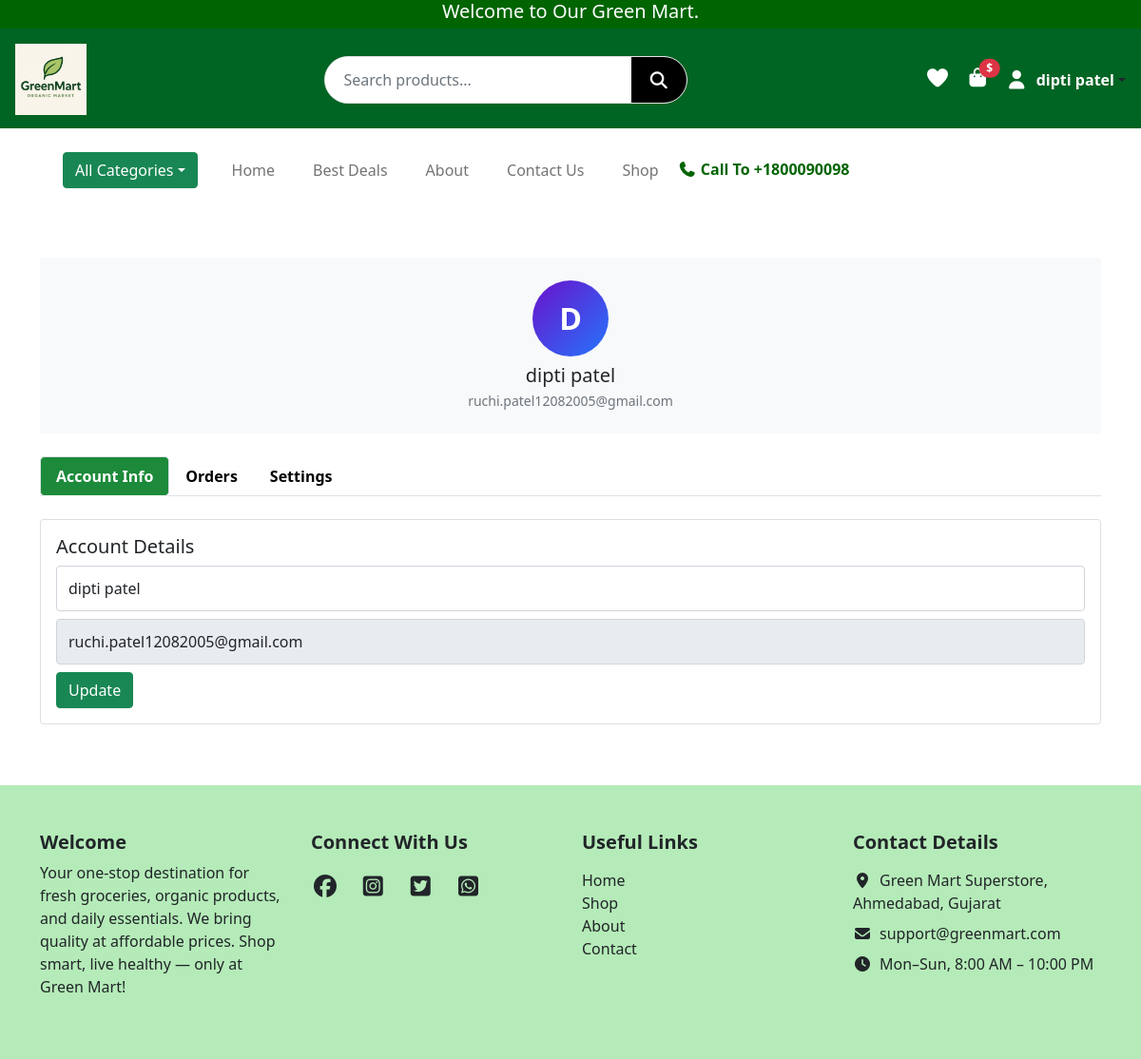
Page /profile (signed in) on the committed database.
### website/models.py (models this page shows, shortened)
class User(UserMixin, db.Model):
    __tablename__ = "users"
    id            = db.Column(db.Integer, primary_key=True)
    name          = db.Column(db.String(50), nullable=False)
    email         = db.Column(db.String(120), unique=True, nullable=False)
    password_hash = db.Column(db.String(128), nullable=False)
    role          = db.Column(db.String(20), default="customer")
    is_verified   = db.Column(db.Boolean, default=False)

### website/views.py (the view)
@views.route("/profile")
@login_required
def profile():
    login_form  = LoginForm()
    signup_form = SignupForm()
    orders = Order.query.filter_by(user_id=current_user.id).order_by(Order.id.desc()).all()
    return render_template(
        "profile.html",
        user=current_user,
        orders=orders,
        login_form=login_form,
        signup_form=signup_form,
    )

### website/forms.py
class LoginForm(FlaskForm):
    email = StringField("Email", validators=[DataRequired(), Email()])
    password = PasswordField("Password", validators=[DataRequired()])
    submit = SubmitField("Login")

class SignupForm(FlaskForm):
    name = StringField("Name", validators=[DataRequired(), Length(min=2, max=50)])
    email = StringField("Email", validators=[DataRequired(), Email()])
    password = PasswordField("Password", validators=[DataRequired(), Length(min=6)])
    confirm_password = PasswordField(
        "Confirm Password", validators=[DataRequired(), EqualTo("password")]
    )
    submit = SubmitField("Sign Up")

### website/templates/profile.html (shortened to what this page needs)
{% extends "base.html" %}
{% block content %}
<div class="container py-5">
  <div class="profile-header text-center bg-light p-4 rounded mb-4">
    <div class="avatar mx-auto mb-2">
      {{ current_user.name[0]|upper if current_user.is_authenticated else 'U' }}
    </div>
    <h5 class="mb-1">
      {{ current_user.name if current_user.is_authenticated else 'Guest User' }}
    </h5>
    <p class="text-muted small mb-0">
      {{ current_user.email if current_user.is_authenticated else 'guest@example.com' }}
    </p>
  </div>
  <ul class="nav nav-tabs mb-4" id="profileTabs">
    <li class="nav-item">
      <a class="nav-link active" data-bs-toggle="tab" href="#account">Account Info</a>
    </li>
    <li class="nav-item">
      <a class="nav-link" data-bs-toggle="tab" href="#orders">Orders</a>
    </li>
    <li class="nav-item">
      <a class="nav-link" data-bs-toggle="tab" href="#settings">Settings</a>
    </li>
  </ul>
  <div class="tab-content">
    <div id="account" class="tab-pane fade show active">
      <div class="card p-3 mb-3">
        <h5>Account Details</h5>
        <form method="POST" action="{{ url_for('views.update_profile') }}">
          <input type="text" name="name" value="{{ user.name }}" class="form-control mb-2">
          <input type="email" value="{{ user.email }}" class="form-control mb-2" readonly>
          <button class="btn btn-success">Update</button>
        </form>
      </div>
    </div>
  </div>
</div>
{% endblock %}

### website/templates/base.html (shortened to what this page needs)
<!DOCTYPE html>
<html lang="en">
<head>
  <link rel="stylesheet" href="{{ url_for('static', filename='css/style.css') }}">
  <link href="https://cdn.jsdelivr.net/npm/bootstrap@5.0.2/dist/css/bootstrap.min.css" rel="stylesheet">
  <link rel="stylesheet" href="https://cdnjs.cloudflare.com/ajax/libs/font-awesome/7.0.1/css/all.min.css">
  <link rel="stylesheet" href="https://cdn.jsdelivr.net/npm/bootstrap-icons@1.11.1/font/bootstrap-icons.css">
  <link href="https://cdn.jsdelivr.net/npm/bootstrap-icons@1.11.1/font/bootstrap-icons.css" rel="stylesheet">
</head>
<body>
<div class="container-fluid top-header">
  <h5 class="text-center mb-0">Welcome to Our Green Mart.</h5>
</div>
<header class="main-header d-flex flex-wrap align-items-center justify-content-between p-3">
  <div class="logo-area">
    <a href="{{ url_for('views.home') }}">
      <img src="{{ url_for('static', filename='images/logo.png') }}" alt="logo" class="img-fluid">
    </a>
  </div>
  <div class="search-area flex-grow-1 mx-3 position-relative d-none d-lg-flex">
    <form class="search-box d-flex" action="{{ url_for('views.search') }}" method="get">
      <input type="text" name="q" id="liveSearch" class="form-control" placeholder="Search products..." autocomplete="off">
      <button type="submit"><i class="fa-solid fa-magnifying-glass"></i></button>
    </form>
  </div>
  <div class="icons-area d-flex align-items-center gap-3 flex-shrink-0">
    <a href="{{ url_for('views.wishlist') }}"><i class="fa-solid fa-heart"></i></a>
    <div class="cart-box position-relative">
      <a href="{{ url_for('views.cart') }}">
        <i class="fa-solid fa-bag-shopping fs-5"></i>
      </a>
      <span class="cart-price position-absolute top-0 start-100 translate-middle badge rounded-pill bg-danger">
        ${{ subtotal }}
      </span>
    </div>
    {% if current_user.is_authenticated %}
    <div class="dropdown">
      <a class="d-flex align-items-center text-dark text-decoration-none dropdown-toggle" data-bs-toggle="dropdown">
        <i class="fa-solid fa-user fs-5"></i>
        <span class="ms-2 fw-bold" style="color:white;">{{ current_user.name }}</span>
      </a>
    </div>
    {% else %}
      <i class="fa-solid fa-user fs-5" data-bs-toggle="modal" data-bs-target="#loginModal"></i>
    {% endif %}
  </div>
</header>
<div class="container nav">
  <nav class="navbar navbar-expand-lg navbar-light bg-white p-4">
    <div class="container-fluid">
      <div class="dropdown me-3">
        <button class="btn btn-success dropdown-toggle" data-bs-toggle="dropdown">All Categories</button>
      </div>
      <div class="collapse navbar-collapse" id="mainNavbar">
        <ul class="navbar-nav me-auto mb-2 mb-lg-0">
          <li class="nav-item"><a class="nav-link" href="{{ url_for('views.home') }}">Home</a></li>
          <li class="nav-item"><a class="nav-link" href="{{ url_for('views.best_deals') }}">Best Deals</a></li>
          <li class="nav-item"><a class="nav-link" href="{{ url_for('views.about') }}">About</a></li>
          <li class="nav-item"><a class="nav-link" href="{{ url_for('views.contact') }}">Contact Us</a></li>
          <li class="nav-item"><a class="nav-link" href="{{ url_for('views.shop') }}">Shop</a></li>
        </ul>
        <h6 class="mb-0 ms-auto"><i class="fa-solid fa-phone"></i> Call To +1800090098</h6>
      </div>
    </div>
  </nav>
</div>
{% block content %}{% endblock %}
<footer class="text-dark py-5" style="background-color: #13be1e50;">
  <div class="container">
    <div class="row g-4">
      <div class="col-12 col-md-3">
        <h5 class="fw-bold">Welcome</h5>
        <p>Your one-stop destination for fresh groceries, organic products, and daily essentials.
          We bring quality at affordable prices. Shop smart, live healthy — only at Green Mart!</p>
      </div>
      <div class="col-12 col-md-3">
        <h5 class="fw-bold mb-3">Connect With Us</h5>
        <a href="#" class="text-dark fs-4 me-3"><i class="fa-brands fa-facebook"></i></a>
        <a href="#" class="text-dark fs-4 me-3"><i class="fa-brands fa-square-instagram"></i></a>
        <a href="#" class="text-dark fs-4 me-3"><i class="fa-brands fa-square-twitter"></i></a>
        <a href="#" class="text-dark fs-4"><i class="fa-brands fa-square-whatsapp"></i></a>
      </div>
      <div class="col-12 col-md-3">
        <h5 class="fw-bold mb-3">Useful Links</h5>
        <ul class="list-unstyled">
          <li><a href="" class="text-dark text-decoration-none">Home</a></li>
          <li><a href="" class="text-dark text-decoration-none">Shop</a></li>
          <li><a href="" class="text-dark text-decoration-none">About</a></li>
          <li><a href="" class="text-dark text-decoration-none">Contact</a></li>
        </ul>
      </div>
      <div class="col-12 col-md-3">
        <h5 class="fw-bold mb-3">Contact Details</h5>
        <ul class="list-unstyled">
          <li class="mb-2"><i class="fa-solid fa-location-dot me-2"></i>Green Mart Superstore, Ahmedabad, Gujarat</li>
          <li class="mb-2"><i class="fa-solid fa-envelope me-2"></i>support@greenmart.com</li>
          <li><i class="fa-solid fa-clock me-2"></i>Mon–Sun, 8:00 AM – 10:00 PM</li>
        </ul>
      </div>
    </div>
  </div>
</footer>
</body>
</html>

### website/static/css/style.css (style rules this page uses)
body, html { overflow-x: hidden; }
.container, .container-fluid { padding-left: 15px; padding-right: 15px; }
.top-header { background-color: #006400; color: white; height: 30px; display: flex; justify-content: center; }
.main-header { height: 105px; background: #006423; display: flex; align-items: center; justify-content: space-between; padding: 0 40px; }
.logo-area img { height: 75px; }
.search-area { flex-grow: 1; display: flex; justify-content: center; }
.search-box { width: 45%; background: #ffffff; display: flex; border-radius: 40px; overflow: hidden; border: 1px solid #e2e2e2; }
.search-box input { flex: 1; border: none; outline: none; padding: 14px 20px; font-size: 16px; }
.search-box button { width: 58px; background: #000; border: none; display: flex; justify-content: center; align-items: center; cursor: pointer; }
.search-box button i { color: white; font-size: 18px; }
.icons-area { display: flex; align-items: center; gap: 25px; }
.icons-area i { font-size: 22px; color: white; cursor: pointer; }
.cart-box { display: flex; align-items: center; gap: 5px; }
.cart-price { color: white; font-size: 17px; font-weight: 500; }
.navbar-nav .nav-link { font-size: 16px; font-weight: 500; margin: 0 12px; color: #000; }
.navbar h6 { margin: 0; font-weight: 600; color: #006400; }
li { list-style: none; }
.nav-tabs .nav-link { color: #000; font-weight: 600; }
.nav-tabs .nav-link.active { color: #fff !important; background: #1c8a3a !important; border-radius: 5px; }
.form-control { height: 48px; }
body { background: #f4f6f8; font-family: Arial }
input { width: 100%; padding: 10px; margin-bottom: 10px; border: 1px solid #ccc; border-radius: 5px }
.avatar { width: 80px; height: 80px; background: linear-gradient(135deg, #6a11cb, #2575fc); color: #fff; font-size: 32px; font-weight: bold; border-radius: 50%; display: flex; align-items: center; justify-content: center; }

### rows in the picture
User: name "dipti patel", name "D", email "ruchi.patel12082005@gmail.com"
